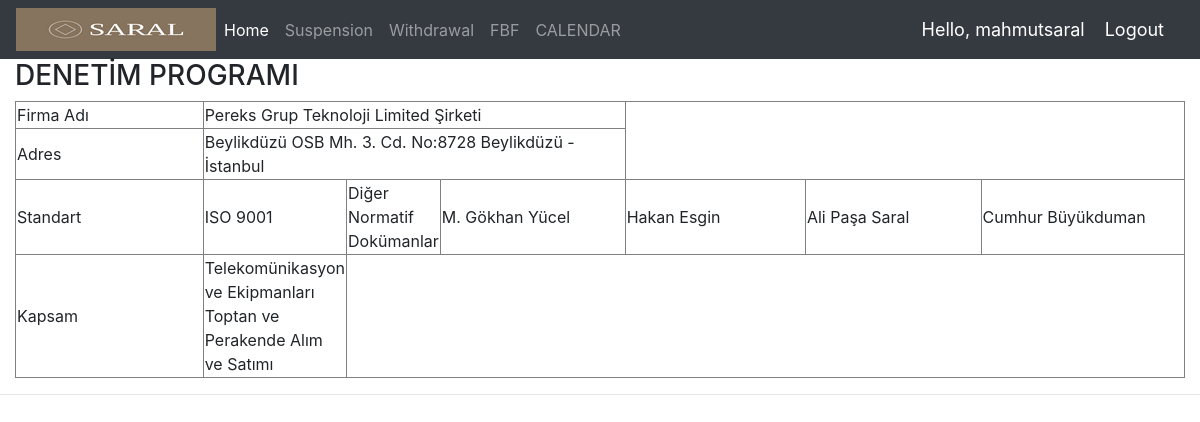
/dp/1/ (signed in), run on the app's committed database.
### accounts/models.py (models this page shows, shortened)
class fbf(models.Model):
     Company_Name = models.TextField (max_length=200, null=True)
     Address = models.TextField (max_length=200,null=True)
     ilgili_kişi = models.CharField(max_length=100,null=True)
     Telefon	= models.IntegerField(null=True)
     Email = models.CharField(max_length=200,null=True)
     Vergi_Dairesi = models.CharField(max_length=100,null=True)
     Ünvanı = models.CharField(max_length=100,null=True)
     Faks = models.IntegerField(null=True)
     Web	=  models.CharField(max_length=100,null=True,blank=True)
     Vergi_No = models.IntegerField(null=True,blank=True)
     Yönetici_Sayısı	= models.IntegerField(null=True,blank=True)
     Kritik_İşçi_Sayısı= models.IntegerField(null=True,blank=True)
     Tekrarlı_İşler_Yürüten_Personel_Sayısı = models.IntegerField(null=True,blank=True)
     Toplam_Çalışan_Sayısı = models.IntegerField(null=True,blank=True)
     Çalışma_Saatleri = models.CharField(max_length=100,null=True,blank=True)
     Gerçekleştirilen_Süreçler = models.CharField(max_length=100,null=True,blank=True)
     HİZMET_VERDİĞİNİZ_SEKTÖRLER_SAĞLAMIŞ_OLDUĞUNUZ_ÜRÜN_HİZMETLER_İLE_İLGİLİ_ÖRNEKLER =  models.CharField(max_length=100,null=True,blank=True)
     PROSES_VE_FAALİYETLERİNİZ_İNSAN_VE_TEKNİK_KAYNAKLAR_FONKSİYONLAR = models.CharField(max_length=100,null=True,blank=True)
     HARİÇ_TUTMALAR_ve_GEREKÇELER =  models.CharField(max_length=100,null=True,blank=True)
     YASAL_ŞARTLAR  =  models.CharField(max_length=100,null=True,blank=True)
     DIŞ_KAYNAKLI_SÜREÇLER  =  models.CharField(max_length=100,null=True,blank=True)
     VARSA_MEVCUT_ÜRÜN_SİSTEM_BELGELERİ	=  models.CharField(max_length=100,null=True,blank=True)
     BELGELENDİRME_KAPSAMINIZ =  models.TextField(max_length=200,null=True,blank=True)
     Kiwadan_Nasıl_Haberdar_Oldunuz  =  models.CharField(max_length=100,null=True,blank=True)
     Danışmanlık_Hzmt_Aldınız_mı =  models.CharField(max_length=100,null=True,blank=True)
     Formu_Dolduran =  models.CharField(max_length=100,null=True,blank=True)
     Tarih = models.DateField(null=True, blank=True)
     Standard = models.CharField(max_length=100,null=True,blank=True)
     ea = models.CharField(max_length=200,null=True , blank=True)

class Denetci_9001(models.Model):
     Cert = models.IntegerField(null=True)
     Personel_Adı = models.TextField (max_length=200, null=True)
     ea = models.CharField(max_length=200,null=True)
     denetim_suresi = models.IntegerField(null=True,blank=True)

### accounts/views.py (the view)
# urls.py: path('dp/<str:pk1>/', views.DenetimProgram, name="dp"),
@login_required(login_url='login')
def DenetimProgram(request,pk1):
    dp= fbf.objects.filter(id=pk1)
    Denetci_list_9001 = Denetci_9001.objects.all()
    context = {'dp':dp,'Denetci_list_9001':Denetci_list_9001}
    return render(request, 'accounts/dp.html', context)

### templates/accounts/dp.html (shortened to what this page needs)
{%  extends 'accounts/main.html' %}
{% block content %}
{% load static %}
<div class="row">
    <div class="col-md">
        <table class="table-responsive">
            <h3>DENETİM PROGRAMI</h3>
            {% for d in dp %}
            <table table border="1">
                <tr>
                    <td style="width: 290px;">Firma Adı</td>
                    <td colspan="3">{{d.Company_Name}}</td>
                </tr>
                <tr>
                    <td>Adres</td>
                    <td colspan="3">{{d.Address}}</td>
                </tr>
                <tr>
                    <td style="width: 290px;">Standart</td>
                    <td style="width: 2 0px;">{{d.Standard}}</td>
                    <td>Diğer Normatif Dokümanlar</td>
                    {% for results in Denetci_list_9001 %}
                        <td style="width: 290px;">{{results.Personel_Adı}}</td>
                {% endfor %}
                </tr>
                <tr>
                    <td> Kapsam </td>
                    <td> {{d.BELGELENDİRME_KAPSAMINIZ }}</td>
                </tr>
            </table>
        </table>
        {% endfor %}
    </div>
</div>
{% endblock %}

### templates/accounts/navbar.html (shortened to what this page needs)
{% load static %}
<nav class="navbar navbar-expand-lg navbar-dark bg-dark" >
  <img src="{% static 'images/saral.png' %}">
  <div class="collapse navbar-collapse" id="navbarNav">
    <ul class="navbar-nav">
      <li class="nav-item active">
        <a class="nav-link" href="{%url 'dashboard'%}">Home</a>
      </li>
      <li class="nav-item">
        <a class="nav-link" href="{%url 'suspension'%}">Suspension</a>
      </li>
      <li class="nav-item">
        <a class="nav-link" href="{%url 'withdrawal'%}">Withdrawal</a>
      </li>
      <li class="nav-item">
        <a class="nav-link" href="{%url 'fbf'%}">FBF</a>
      </li>
      <li class="nav-item">
        <a class="nav-link" href="{%url 'calendar'%}">CALENDAR</a>
      </li>
    </ul>
  </div>
  <span class="hello-msg">Hello, {{request.user}}</span>
  <span ><a  class="hello-msg" href="{% url 'logout' %}">Logout</a></span>
</nav>

### static/css/main.css (style rules this page uses)
ul { height: 100%; padding: 0px 5px 0px 20px; }
a { color: #17a2b8; }

### templates/accounts/navbar.html (style rules this page uses)
.hello-msg { font-size: 18px; color: #fff; margin-right: 20px; }

### data on the page
fbf: Company_Name "Pereks Grup Teknoloji Limited Şirketi", Address "Beylikdüzü OSB Mh. 3. Cd. No:8728 Beylikdüzü - İstanbul", Standard "ISO 9001", BELGELENDİRME_KAPSAMINIZ "Telekomünikasyon ve Ekipmanları Toptan ve Perakende Alım ve Satımı"
Denetci_9001: Personel_Adı "M. Gökhan Yücel"
Denetci_9001: Personel_Adı "Hakan Esgin"
Denetci_9001: Personel_Adı "Ali Paşa Saral"
Denetci_9001: Personel_Adı "Cumhur Büyükduman"

### other printed values
{{ request.user }} "mahmutsaral"
